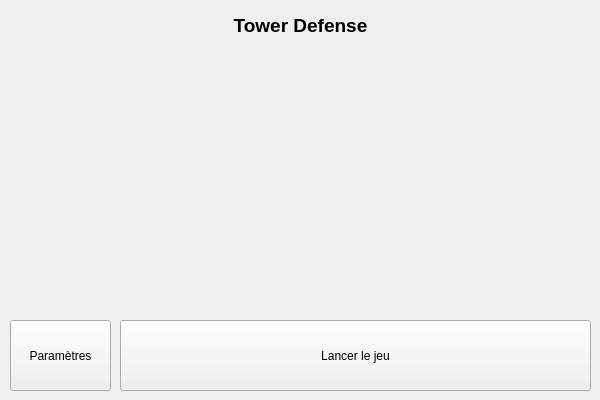
<?xml version="1.0" encoding="UTF-8"?>
<ui version="4.0">
 <class>MainWindow</class>
 <widget class="QMainWindow" name="MainWindow">
  <property name="geometry">
   <rect>
    <x>0</x>
    <y>0</y>
    <width>600</width>
    <height>400</height>
   </rect>
  </property>
  <property name="sizePolicy">
   <sizepolicy hsizetype="Fixed" vsizetype="Fixed">
    <horstretch>0</horstretch>
    <verstretch>0</verstretch>
   </sizepolicy>
  </property>
  <property name="minimumSize">
   <size>
    <width>600</width>
    <height>400</height>
   </size>
  </property>
  <property name="maximumSize">
   <size>
    <width>600</width>
    <height>400</height>
   </size>
  </property>
  <property name="contextMenuPolicy">
   <enum>Qt::ContextMenuPolicy::NoContextMenu</enum>
  </property>
  <property name="windowTitle">
   <string notr="true">Menu Principal</string>
  </property>
  <widget class="QWidget" name="centralwidget">
   <widget class="QPushButton" name="pushButton">
    <property name="geometry">
     <rect>
      <x>120</x>
      <y>320</y>
      <width>471</width>
      <height>71</height>
     </rect>
    </property>
    <property name="text">
     <string>Lancer le jeu</string>
    </property>
   </widget>
   <widget class="QToolButton" name="toolButton">
    <property name="geometry">
     <rect>
      <x>10</x>
      <y>320</y>
      <width>101</width>
      <height>71</height>
     </rect>
    </property>
    <property name="text">
     <string>Paramètres</string>
    </property>
   </widget>
   <widget class="QLabel" name="titlelabel">
    <property name="geometry">
     <rect>
      <x>10</x>
      <y>10</y>
      <width>581</width>
      <height>31</height>
     </rect>
    </property>
    <property name="font">
     <font>
      <pointsize>14</pointsize>
      <bold>true</bold>
     </font>
    </property>
    <property name="text">
     <string>Tower Defense</string>
    </property>
    <property name="textFormat">
     <enum>Qt::TextFormat::AutoText</enum>
    </property>
    <property name="alignment">
     <set>Qt::AlignmentFlag::AlignCenter</set>
    </property>
   </widget>
  </widget>
 </widget>
 <resources/>
 <connections/>
</ui>
